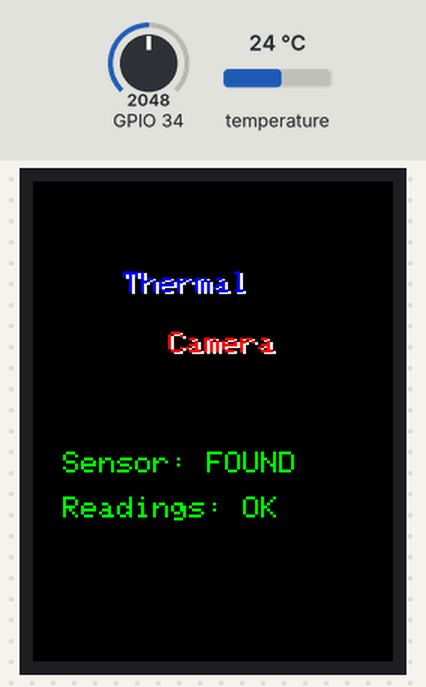
The program below on a simulated ESP32. On the bench: 240×320 colour display. The test bench sets the inputs (shaded band); at power-on: temperature 24 °C, GPIO 34 = 2048.

Above: at 0.4 s.
At 3.6 s:
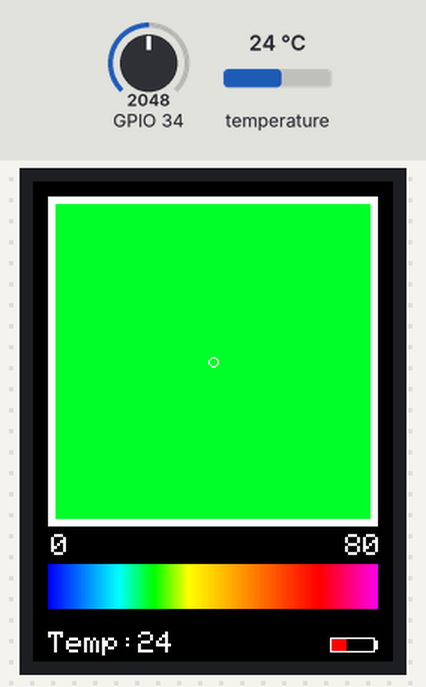
3.7 s: temperature set to 7 °C
At 4.9 s:
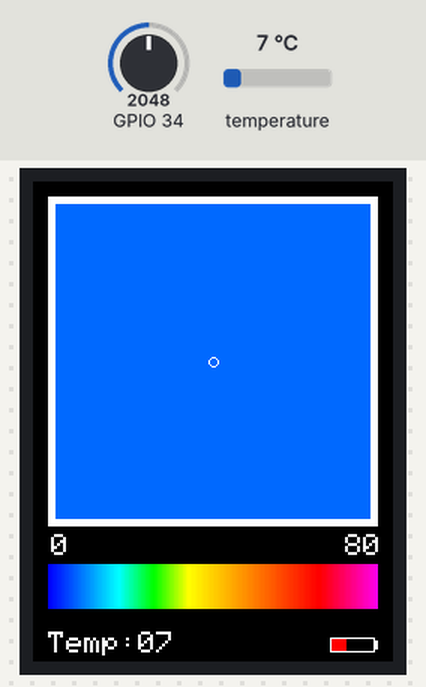
5.2 s: temperature set to 9 °C
6.8 s: temperature set to 13 °C
At 7.3 s:
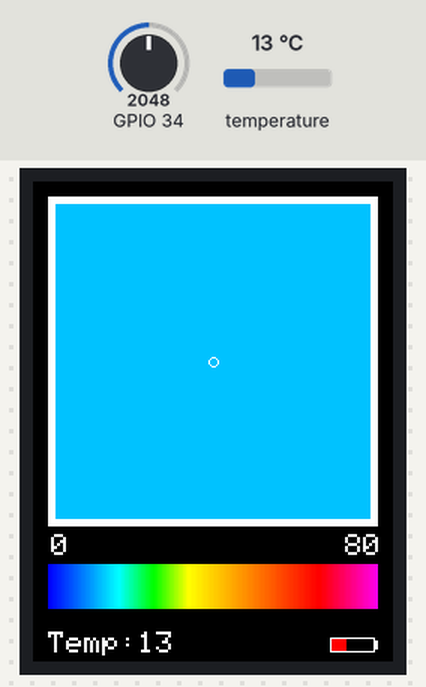
8.3 s: GPIO 34 set to 2866
At 13.6 s:
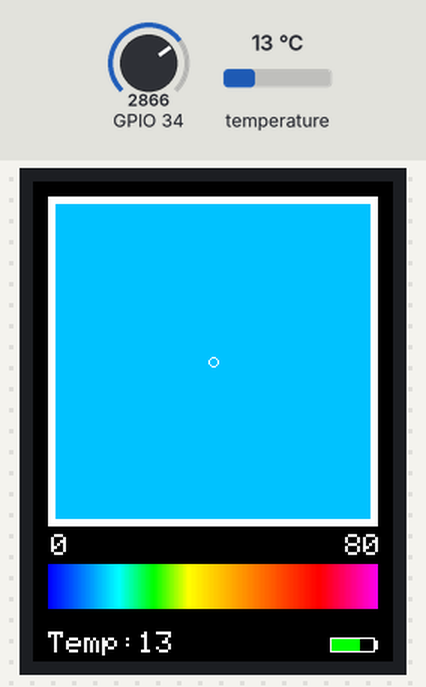
Timing chart, 0 to 15.1 s (numbered marks = the images above; inputs shaded):
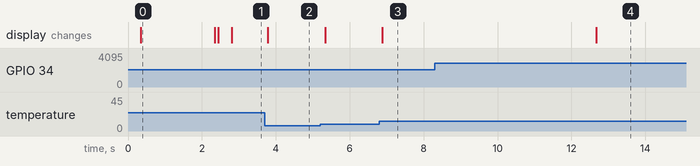

The program:

main.cpp
```cpp
#include <Arduino.h>
#include <SPI.h>
#include "Adafruit_AMG88xx.h"
#include "TFT_eSPI.h"
#include "Adafruit_GFX.h"
#include "Adafruit_ILI9341.h"

#define TFT_DC 2
#define TFT_RST 4
#define TFT_CS 15

Adafruit_ILI9341 Display = Adafruit_ILI9341(TFT_CS, TFT_DC, TFT_RST);

#define C_BLUE Display.color565(0, 0, 255)
#define C_RED Display.color565(255, 0, 0)
#define C_GREEN Display.color565(0, 255, 0)
#define C_WHITE Display.color565(255, 255, 255)
#define C_BLACK Display.color565(0, 0, 0)
#define C_LTGREY Display.color565(200, 200, 200)
#define C_DKGREY Display.color565(80, 80, 80)
#define C_GREY Display.color565(127, 127, 127)

// Added for measure Temp
boolean measure = true;
uint16_t centerTemp;
unsigned long tempTime = millis();
unsigned long batteryTime = 1;

// start with some initial colors
uint16_t MinTemp = 0;
uint16_t MaxTemp = 80;

// variables for interpolated colors
byte red, green, blue;

// variables for row/column interpolation
byte i, j, k, row, col, incr;
float intPoint, val, a, b, c, d, ii;
byte aLow, aHigh;

// size of a display "pixel"
byte BoxWidth = 3;
byte BoxHeight = 3;
int x, y;
char buf[20];

// variable to toggle the display grid
int ShowGrid = -1;
int DefaultTemp = -1;

// array for the 8 x 8 measured pixels
float pixels[64];

// array for the interpolated array
float HDTemp[80][80];

// create the camara object
Adafruit_AMG88xx ThermalSensor;

int measureBattery()
{
  int adcValue = analogRead(34);
  float volt = (float(adcValue) / 4095.0) * 3.3;
  return volt * 10;
}

void drawBattery()
{
  // Serial.print("volt: ");
  // Serial.println(measureBattery());
  int voltWidth = map(measureBattery(), 21, 25, 10, 28); // 3.50 - 4.12 volt (voltage divider 3.3v)

  // draw battery
  Display.drawRect(198, 304, 30, 10, C_WHITE);
  Display.fillRect(227, 306, 3, 6, C_WHITE);
  Display.fillRect(199, 305, 28, 8, C_BLACK);

  if (voltWidth < 10)
    voltWidth = 10;
  if (voltWidth > 28)
    voltWidth = 28;

  if (voltWidth > 12)
    Display.fillRect(199, 305, voltWidth, 8, C_GREEN);
  else
    Display.fillRect(199, 305, voltWidth, 8, C_RED);
}

uint16_t GetColor(float val)
{

  red = constrain(255.0 / (c - b) * val - ((b * 255.0) / (c - b)), 0, 255);

  if ((val > MinTemp) & (val < a))
  {
    green = constrain(255.0 / (a - MinTemp) * val - (255.0 * MinTemp) / (a - MinTemp), 0, 255);
  }
  else if ((val >= a) & (val <= c))
  {
    green = 255;
  }
  else if (val > c)
  {
    green = constrain(255.0 / (c - d) * val - (d * 255.0) / (c - d), 0, 255);
  }
  else if ((val > d) | (val < a))
  {
    green = 0;
  }

  if (val <= b)
  {
    blue = constrain(255.0 / (a - b) * val - (255.0 * b) / (a - b), 0, 255);
  }
  else if ((val > b) & (val <= d))
  {
    blue = 0;
  }
  else if (val > d)
  {
    blue = constrain(240.0 / (MaxTemp - d) * val - (d * 240.0) / (MaxTemp - d), 0, 240);
  }

  return Display.color565(red, green, blue);
}

void DrawLegend()
{

  j = 0;

  float inc = (MaxTemp - MinTemp) / 220.0;

  for (ii = MinTemp; ii < MaxTemp; ii += inc)
  {
    Display.drawFastVLine(10 + j++, 255, 30, GetColor(ii));
  }

// FAHRENHEIT
#ifdef IMPERIAL
  MinTemp = MinTemp * 1.8 + 32;
  MaxTemp = MaxTemp * 1.8 + 32;
#endif

  int xpos;
  if (MaxTemp > 99)
  {
    xpos = 184;
  }
  else
  {
    xpos = 196;
  };

  Display.setTextSize(2);
  Display.setCursor(0, 235);
  Display.setTextColor(C_WHITE, C_BLACK);
  sprintf(buf, "%2d", MinTemp);
  Display.print(buf);

  Display.setTextSize(2);
  Display.setCursor(xpos, 235);
  Display.setTextColor(C_WHITE, C_BLACK);
  sprintf(buf, " %2d", MaxTemp);
  Display.print(buf);
}

void InterpolateRows()
{

  // interpolate the 8 rows (interpolate the 70 column points between the 8 sensor pixels first)
  for (row = 0; row < 8; row++)
  {
    for (col = 0; col < 70; col++)
    {
      // get the first array point, then the next
      // also need to bump by 8 for the subsequent rows
      aLow = col / 10 + (row * 8);
      aHigh = (col / 10) + 1 + (row * 8);
      // get the amount to interpolate for each of the 10 columns
      // here were doing simple linear interpolation mainly to keep performace high and
      // display is 5-6-5 color palet so fancy interpolation will get lost in low color depth
      intPoint = ((pixels[aHigh] - pixels[aLow]) / 10.0);
      // determine how much to bump each column (basically 0-9)
      incr = col % 10;
      // find the interpolated value
      val = (intPoint * incr) + pixels[aLow];
      // store in the 70 x 70 array
      // since display is pointing away, reverse row to transpose row data
      HDTemp[(7 - row) * 10][col] = val;
    }
  }
}

// interplation function to interpolate 70 columns from the interpolated rows
void InterpolateCols()
{

  // then interpolate the 70 rows between the 8 sensor points
  for (col = 0; col < 70; col++)
  {
    for (row = 0; row < 70; row++)
    {
      // get the first array point, then the next
      // also need to bump by 8 for the subsequent cols
      aLow = (row / 10) * 10;
      aHigh = aLow + 10;
      // get the amount to interpolate for each of the 10 columns
      // here were doing simple linear interpolation mainly to keep performace high and
      // display is 5-6-5 color palet so fancy interpolation will get lost in low color depth
      intPoint = ((HDTemp[aHigh][col] - HDTemp[aLow][col]) / 10.0);
      // determine how much to bump each column (basically 0-9)
      incr = row % 10;
      // find the interpolated value
      val = (intPoint * incr) + HDTemp[aLow][col];
      // store in the 70 x 70 array
      HDTemp[row][col] = val;
    }
  }
}

void drawMeasurement()
{
  // Mark center measurement
  Display.drawCircle(120, 120, 3, ILI9341_WHITE);

  // Measure and print center temperature
  centerTemp = pixels[27];
  if (centerTemp < 0)
    centerTemp = 0;
  if (centerTemp > 80)
    centerTemp = 80;

    // FAHRENHEIT
#ifdef IMPERIAL
  centerTemp = centerTemp * 1.8 + 32;
#endif

  Display.setCursor(10, 300);
  Display.setTextColor(ILI9341_WHITE, ILI9341_BLACK);
  Display.setTextSize(2);
  sprintf(buf, "%s:%02d", "Temp", centerTemp);
  Display.print(buf);
}

void DisplayGradient()
{

  // rip through 70 rows
  for (row = 0; row < 70; row++)
  {

    // fast way to draw a non-flicker grid--just make every 10 pixels 2x2 as opposed to 3x3
    // drawing lines after the grid will just flicker too much
    if (ShowGrid < 0)
    {
      BoxWidth = 3;
    }
    else
    {
      if ((row % 10 == 9))
      {
        BoxWidth = 2;
      }
      else
      {
        BoxWidth = 3;
      }
    }
    // then rip through each 70 cols
    for (col = 0; col < 70; col++)
    {

      // fast way to draw a non-flicker grid--just make every 10 pixels 2x2 as opposed to 3x3
      if (ShowGrid < 0)
      {
        BoxHeight = 3;
      }
      else
      {
        if ((col % 10 == 9))
        {
          BoxHeight = 2;
        }
        else
        {
          BoxHeight = 3;
        }
      }
      // finally we can draw each the 70 x 70 points, note the call to get interpolated color
      Display.fillRect((row * 3) + 15, (col * 3) + 15, BoxWidth, BoxHeight, GetColor(HDTemp[row][col]));

      if (row == 36 && col == 36)
      {
        drawMeasurement(); // Draw after center pixels to reduce flickering
      }
    }
  }
}

void Getabcd()
{

  a = MinTemp + (MaxTemp - MinTemp) * 0.2121;
  b = MinTemp + (MaxTemp - MinTemp) * 0.3182;
  c = MinTemp + (MaxTemp - MinTemp) * 0.4242;
  d = MinTemp + (MaxTemp - MinTemp) * 0.8182;
}

void SetTempScale()
{

  if (false)
  { // DefaultTemp < 0) {
    MinTemp = 0;
    MaxTemp = 80;
    Getabcd();
    DrawLegend();
  }
  else
  {
    MinTemp = 255;
    MaxTemp = 0;

    for (i = 0; i < 64; i++)
    {

      // MinTemp = min(MinTemp, (uint16_t)pixels[i]);
      // MaxTemp = max(MaxTemp, (uint16_t)pixels[i]);
      if ((uint16_t)pixels[i] < MinTemp)
      {
        MinTemp = (uint16_t)pixels[i];
      }
      if ((uint16_t)pixels[i] > MaxTemp)
      {
        MaxTemp = (uint16_t)pixels[i];
      }
    }

    MaxTemp = MaxTemp + 5.0;
    MinTemp = MinTemp + 3.0;
    Getabcd();
    DrawLegend();
  }
}

void setup()
{

  Serial.begin(9600);
  Display.begin();

  Display.fillScreen(C_BLACK);
  Display.setRotation(2);

  Display.setTextSize(2);
  Display.setCursor(62, 61);
  Display.setTextColor(C_WHITE, C_BLACK);
  Display.print("Thermal");

  Display.setCursor(60, 60);
  Display.setTextColor(C_BLUE);
  Display.print("Thermal");

  Display.setCursor(92, 101);
  Display.setTextColor(C_WHITE, C_BLACK);
  Display.print("Camera");

  Display.setCursor(90, 100);
  Display.setTextColor(C_RED);
  Display.print("Camera");

  // let sensor boot up
  bool status = ThermalSensor.begin();
  delay(100);

  // check status and display results
  if (!status)
  {
    while (1)
    {
      Display.setCursor(20, 180);
      Display.setTextColor(C_RED, C_BLACK);
      Display.print("Sensor: FAIL");
      delay(500);
      Display.setCursor(20, 180);
      Display.setTextColor(C_BLACK, C_BLACK);
      Display.print("Sensor: FAIL");
      delay(500);
    }
  }
  else
  {
    Display.setCursor(20, 180);
    Display.setTextColor(C_GREEN, C_BLACK);
    Display.print("Sensor: FOUND");
  }

  // read the camera for initial testing
  ThermalSensor.readPixels(pixels);

  // check status and display results
  if (pixels[0] < 0)
  {
    while (1)
    {
      // Display.setFont(DroidSans_20);
      Display.setCursor(20, 210);
      Display.setTextColor(C_RED, C_BLACK);
      Display.print("Readings: FAIL");
      delay(500);
      // Display.setFont(DroidSans_20);
      Display.setCursor(20, 210);
      Display.setTextColor(C_BLACK, C_BLACK);
      Display.print("Readings: FAIL");
      delay(500);
    }
  }
  else
  {
    // Display.setFont(DroidSans_20);
    Display.setCursor(20, 210);
    Display.setTextColor(C_GREEN, C_BLACK);
    Display.print("Readings: OK");
    delay(2000);
  }

  Display.fillScreen(C_BLACK);
  Getabcd();
  drawBattery();
  DrawLegend();
  Display.fillRect(10, 10, 220, 220, C_WHITE);
}

void loop()
{
  ThermalSensor.readPixels(pixels);
  InterpolateRows();
  InterpolateCols();
  DisplayGradient();

  // Update battery everx 20s
  if (batteryTime < millis())
  {
    drawBattery();
    batteryTime = millis() + 5000;
  }
}
```

Measured:
- after the input at 3.7 s, the display: changes after 0.09 s (image 2)
- after the input at 6.8 s, the display: changes after 0.09 s (image 3)
- after the input at 8.3 s, the display: changes after 4.4 s (image 4)
- what the display in image 0 shows lasts 2.0 s, from 0.3 s to 2.3 s
